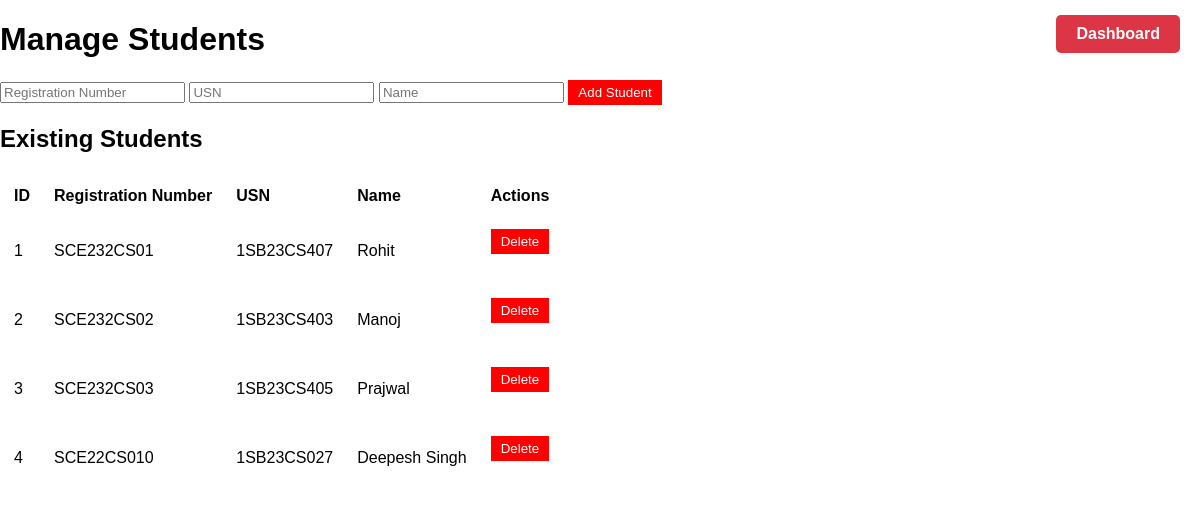
Page /manage_students on the committed database.
### tables this page shows
CREATE TABLE students (
    id INTEGER PRIMARY KEY AUTOINCREMENT,
    reg_number TEXT NOT NULL UNIQUE,
    usn TEXT NOT NULL UNIQUE,
    name TEXT NOT NULL
);

### font-end/flask_app/app.py (the view, shortened to what this page needs)
@app.route('/manage_students', methods=['GET', 'POST'])
def manage_students():
    with get_db_connection() as conn:
        students = conn.execute("SELECT * FROM students").fetchall()
    return render_template('manage_students.html', students=students)

### font-end/flask_app/app.py (called while the page is built)
def get_db_connection():
    conn = sqlite3.connect(DATABASE_PATH)
    conn.row_factory = sqlite3.Row
    return conn

### font-end/flask_app/templates/manage_students.html (shortened to what this page needs)
<!DOCTYPE html>
<html>
<head>
</head>
<body>
    <h1>Manage Students</h1>
    <nav class="navbar">
        <a href="{{ url_for('dashboard') }}" class="btn-logout">Dashboard</a>
    </nav>
  <form method="POST" action="/manage_students">
    <input type="text" name="reg_number" placeholder="Registration Number" required>
    <input type="text" name="usn" placeholder="USN" required>
    <input type="text" name="name" placeholder="Name" required>
    <button type="submit">Add Student</button>
  </form>
  <h2>Existing Students</h2>
  <table>
    <thead>
      <tr>
        <th>ID</th>
        <th>Registration Number</th>
        <th>USN</th>
        <th>Name</th>
        <th>Actions</th>
      </tr>
    </thead>
    <tbody>
      {% for student in students %}
      <tr>
        <td>{{ student['id'] }}</td>
        <td>{{ student['reg_number'] }}</td>
        <td>{{ student['usn'] }}</td>
        <td>{{ student['name'] }}</td>
        <td>
          <form method="POST" action="/delete_student/{{ student['reg_number'] }}">
            <button type="submit">Delete</button>
          </form>
        </td>
      </tr>
      {% endfor %}
    </tbody>
  </table>
</body>
</html>

### font-end/flask_app/templates/manage_students.html (style rules this page uses)
body { font-family: 'Arial', sans-serif; background: linear-gradient(to right, white, white); align-items: center; justify-content: center; height: 100vh; margin: 0; padding: 0; }
form { margin-bottom: 20px; }
.navbar .btn-logout { position: absolute; right: 20px; top: 15px; background-color: #dc3545; color: white; padding: 10px 20px; border: none; border-radius: 5px; font-size: 16px; text-decoration: none; font-weight: bold; cursor: pointer; transition: all 0.3s ease; }
table, th, td { border: 1px solid white; }
th, td { padding: 10px; text-align: left; }
button { background-color: red; color: white; padding: 5px 10px; border: none; cursor: pointer; }

### rows in the picture
students: id "1", reg_number "SCE232CS01", usn "1SB23CS407", name "Rohit"
students: id "2", reg_number "SCE232CS02", usn "1SB23CS403", name "Manoj"
students: id "3", reg_number "SCE232CS03", usn "1SB23CS405", name "Prajwal"
students: id "4", reg_number "SCE22CS010", usn "1SB23CS027", name "Deepesh Singh"
